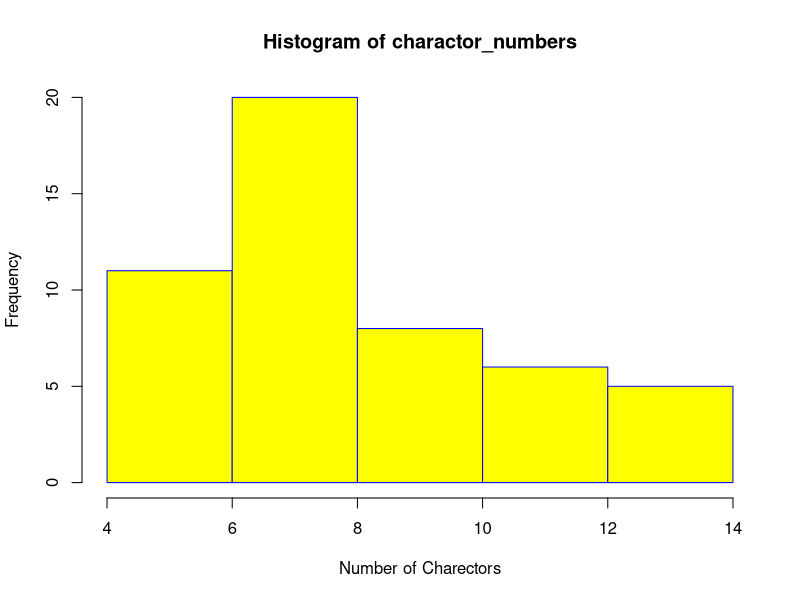

Here is the R script that generated this plot:
library(stringr)

states=rownames(USArrests)

print(states)

small_w <- 'w'

big_w <- 'W'

nameswith_w <- states[str_detect(states , small_w )]

nameswith_W <- states[str_detect(states , big_w )]

#Name with w
print(nameswith_w)

#Name with W
print(nameswith_W)




#Number of charactors
charactor_numbers <- nchar(states)
print(charactor_numbers)

png(file = "citynames.png")

# Create the histogram.
hist(charactor_numbers,xlab = "Number of Charectors",col = "yellow",border = "blue")

# Save the file.
dev.off()